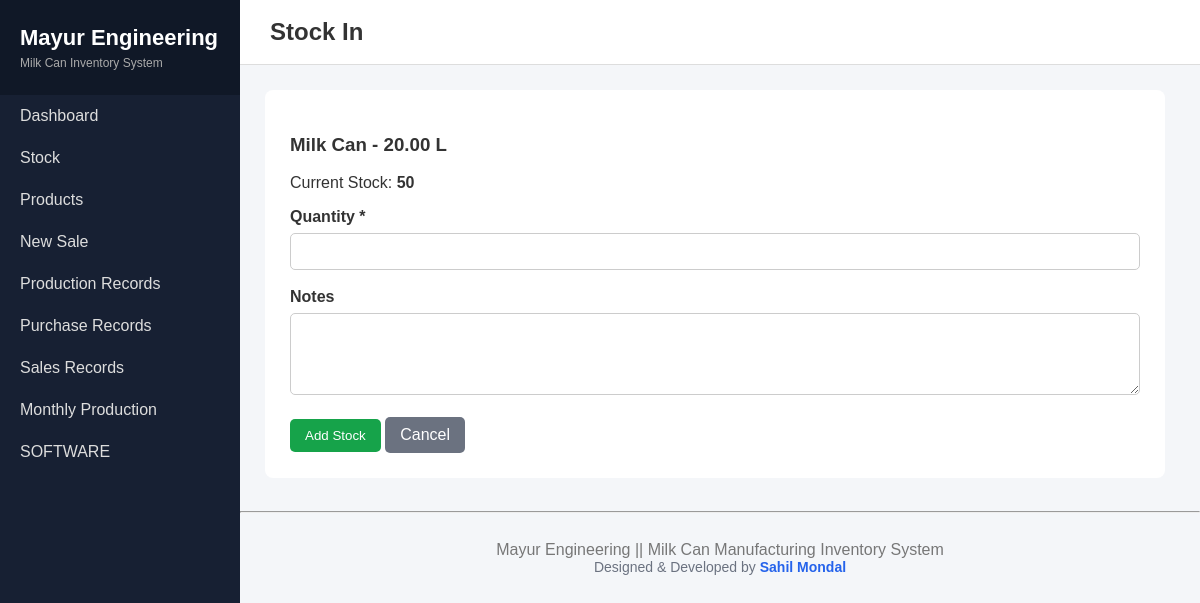
/milk-can-inventory/stock/stock_in.php?id=1, run on the app's committed database.
### tables this page shows
CREATE TABLE products (
    id INT UNSIGNED AUTO_INCREMENT PRIMARY KEY,
    product_name VARCHAR(100) NOT NULL,
    capacity DECIMAL(10,2) NOT NULL,
    material VARCHAR(50) NOT NULL,
    price DECIMAL(10,2) NOT NULL DEFAULT 0.00,
    stock_quantity INT NOT NULL DEFAULT 0,
    minimum_stock INT NOT NULL DEFAULT 5,
    status TINYINT(1) NOT NULL DEFAULT 1,
    created_at TIMESTAMP DEFAULT CURRENT_TIMESTAMP,
    updated_at TIMESTAMP DEFAULT CURRENT_TIMESTAMP
        ON UPDATE CURRENT_TIMESTAMP
);

### milk-can-inventory/stock/stock_in.php (the view, shortened to what this page needs)
<?php
require_once '../config/database.php';
$id = (int)($_GET['id'] ?? 0);
$stmt = $pdo->prepare("
    SELECT *
    FROM products
    WHERE id = ?
    AND status = 1
");
$stmt->execute([$id]);
$product = $stmt->fetch();
include '../includes/header.php';
?>
<div class="form-box">
<h3>
    <?= htmlspecialchars($product['product_name']) ?>
    - <?= $product['capacity'] ?> L
</h3>
<p>
    Current Stock:
    <strong><?= $product['stock_quantity'] ?></strong>
</p>
<form method="POST">
    <div class="form-group">
        <label>Quantity *</label>
        <input
            type="number"
            name="quantity"
            class="form-control"
            min="1"
            required
        >
    </div>
    <div class="form-group">
        <label>Notes</label>
        <textarea
            name="notes"
            class="form-control"
            rows="4"
        ></textarea>
    </div>
    <button class="btn btn-success">
        Add Stock
    </button>
    <a href="index.php" class="btn btn-secondary">
        Cancel
    </a>
</form>
</div>
<?php include '../includes/footer.php'; ?>

### milk-can-inventory/assets/css/style.css (style rules this page uses)
* { box-sizing: border-box; }
body { margin: 0; font-family: Arial, sans-serif; background: #f4f6f9; color: #333; }
.form-box { background: white; padding: 25px; border-radius: 8px; max-width: 900px; }
.form-group { margin-bottom: 18px; }
.form-group label { display: block; font-weight: bold; margin-bottom: 7px; }
.form-control { width: 100%; padding: 10px; border: 1px solid #ccc; border-radius: 5px; }
.btn { display: inline-block; padding: 9px 15px; border: none; border-radius: 5px; text-decoration: none; cursor: pointer; color: white; background: #2563eb; }
.btn-success { background: #16a34a; }
.btn-secondary { background: #6b7280; }

### data on the page
products: product_name "Milk Can", capacity "20.00", stock_quantity "50"

### other printed values
$pageTitle "Stock In"
